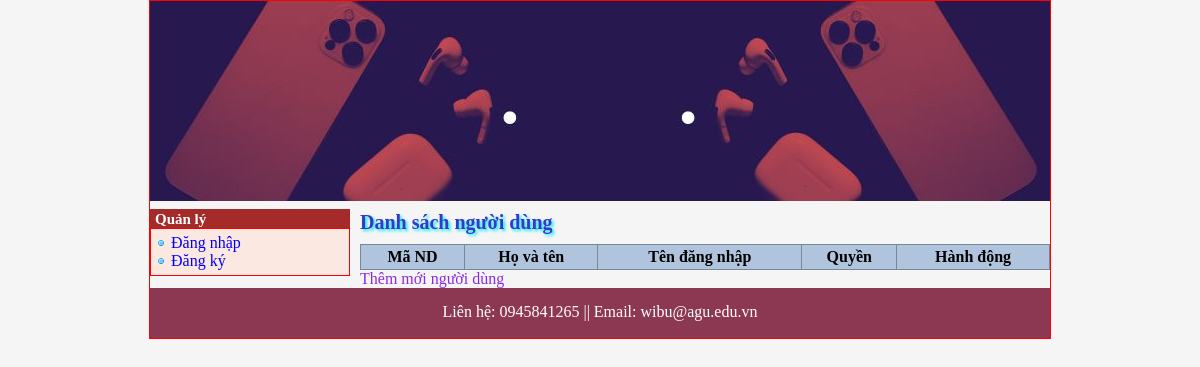
/Admin/index.php?do=nguoidung, run on an earlier commit of the app's database.
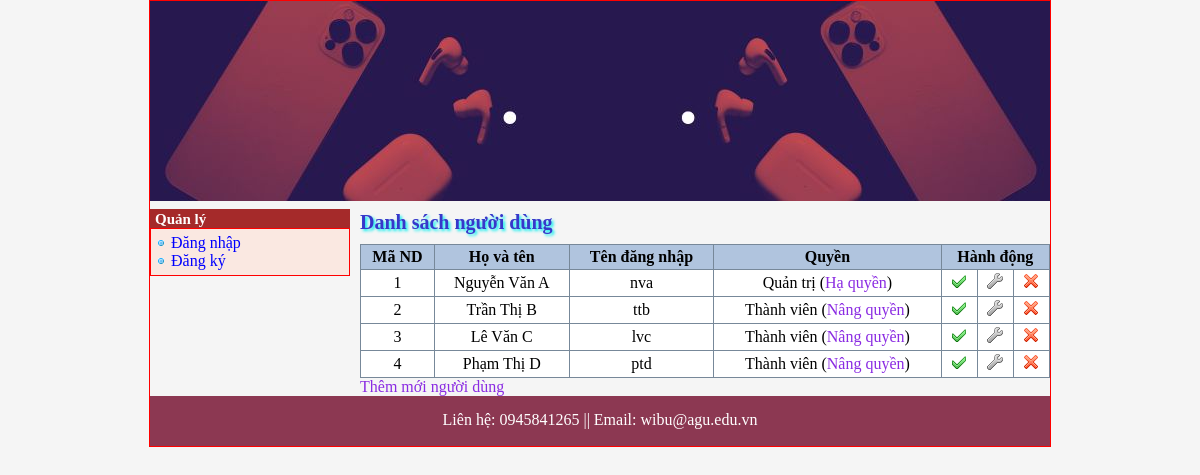
And on a later commit of the database.
### tables this page shows
CREATE TABLE `tbl_nguoidung` (
  `MaNguoiDung` int(10) NOT NULL AUTO_INCREMENT,
  `TenNguoiDung` varchar(50) NOT NULL,
  `TenDangNhap` varchar(50) NOT NULL,
  `MatKhau` varchar(100) NOT NULL,
  `QuyenHan` tinyint(1) NOT NULL,
  `Khoa` tinyint(1) NOT NULL,
   PRIMARY KEY (`MaNguoiDung`)
);

### Admin/nguoidung.php (the view, shortened to what this page needs)
<?php
	$sql = "SELECT * FROM `tbl_nguoidung` WHERE 1";
	$danhsach = $connect->query($sql);
?>
<h3>Danh sách người dùng</h3>
<table class="DanhSach">
	<tr>
		<th>Mã ND</th>
		<th>Họ và tên</th>
		<th>Tên đăng nhập</th>
		<th>Quyền</th>
		<th colspan="3">Hành động</th>
	</tr>
	<?php
		while ($dong = $danhsach->fetch_array(MYSQLI_ASSOC))
		{
			echo "<tr  bgcolor='#ffffff' onmouseover='this.style.background=\"#dee3e7\"' onmouseout='this.style.background=\"#ffffff\"'>";
				echo "<td align='center'>" . $dong["MaNguoiDung"] . "</td>";
				echo "<td align='center'>" . $dong["TenNguoiDung"] . "</td>";
				echo "<td align='center'>" . $dong["TenDangNhap"] . "</td>";
				echo "<td align='center'>";
					if($dong["QuyenHan"] == 1)
						echo "Quản trị (<a href='index.php?do=nguoidung_kichhoat&id=" . $dong["MaNguoiDung"] . "&quyen=2'>Hạ quyền</a>)";
					else
						echo "Thành viên (<a href='index.php?do=nguoidung_kichhoat&id=" . $dong["MaNguoiDung"] . "&quyen=1'>Nâng quyền</a>)";
				echo "</td>";
				echo "<td align='center'>";
					if($dong["Khoa"] == 0)
						echo "<a href='index.php?do=nguoidung_kichhoat&id=" . $dong["MaNguoiDung"] . "&khoa=1'><img src='images/active.png' /></a>";
					else
						echo "<a href='index.php?do=nguoidung_kichhoat&id=" . $dong["MaNguoiDung"] . "&khoa=0'><img src='images/ban.png' /></a>";
				echo "</td>";
				echo "<td align='center'><a href='index.php?do=nguoidung_sua&id=" . $dong["MaNguoiDung"] . "'><img src='images/edit.png' /></a></td>";
				echo "<td align='center'><a href='index.php?do=nguoidung_xoa&id=" . $dong["MaNguoiDung"] . "' onclick='return confirm(\"Bạn có muốn xóa người dùng " . $dong['TenNguoiDung'] . " không?\")'><img src='images/delete.png' /></a></td>";
			echo "</tr>";
		}
	?>
</table>
<a href="index.php?do=dangky">Thêm mới người dùng</a>

### Admin/index.php (shortened to what this page needs)
<!DOCTYPE html>
<html>
	<head>
		<link rel="stylesheet" type="text/css" href="css/style.css" />
	</head>
	<body>
		<div id="TrangWeb">
			<div id="PhanDau">
			</div>
			<div id="PhanGiua">
				<div id="BenTrai">
					<?php
					if(!isset($_SESSION['MaND']))
					{
						echo '<h3>Quản lý</h3>';
							echo '<ul>';
								echo '<li><a href="index.php?do=dangnhap">Đăng nhập</a></li>';
								echo '<li><a href="index.php?do=dangky">Đăng ký</a></li>';
							echo '</ul>';
					}
					?>
				</div>
				<div id="BenPhai">
					<?php
						$do = isset($_GET['do']) ? $_GET['do'] : "home";
						include $do . ".php";
					?>
				</div>
			</div>
			<div id="PhanCuoi">
				<div class="lienhe">Liên hệ: 0945841265 || Email: wibu@agu.edu.vn</div>
			</div>
		</div>
	</body>
</html>

### Admin/css/style.css (style rules this page uses)
body { margin: 0; background-color: whitesmoke; }
#TrangWeb { width: 900px; margin: 0 auto; border: 1px solid red; }
#PhanDau { width: 900px; height: 200px; background: url(../images/banner_dienthoai.jpg); color: cyan; font-size: 16px; font-weight:bold; text-align: right; background-size: auto; background-position: center; }
a { text-decoration: none; color: blueviolet; }
#PhanGiua { width: 900px; }
#BenTrai { width: 200px; float: left; }
#BenTrai h3 { font-size: 15px; padding: 2px 0 0 5px; margin-bottom: 0; margin-top: 8px; background-color: brown; color: #ffffff; }
#BenTrai ul { list-style-image: url(../images/li.gif); margin-left: 0; margin-top: 0; margin-bottom: 5px; padding-left: 20px; padding-top: 5px; padding-bottom: 5px; border: 1px solid red; background-color: #FAE8E1; }
#BenTrai ul li a { text-decoration: none; color: #0000ff; }
#BenPhai { width: 690px; float: right; }
#BenPhai h3 { font-size: 20px; padding: 2px 0 10px 0; color: rgb(55, 55, 202); font-family: Tahoma; margin-top: 8px; margin-bottom: 0; text-shadow: 2px 2px 3px rgb(7, 239, 239); }
#PhanCuoi { width: 900px; clear: both; height: 50px; background: #8C3852; }
.lienhe { text-align: center; vertical-align: middle; color: white; font-size: 16px; padding-top: 15px; }
table.DanhSach { width: 100%; border-collapse: collapse; background-color: white; }
table.DanhSach th { border: 1px solid #778899; padding: 3px 2px 3px 2px; background: #b0c4de; }
table.DanhSach td { border: 1px solid #778899; padding: 3px 2px 3px 2px; }

What changed in the data, as far as the page shows it:
added tbl_nguoidung: MaNguoiDung "1", TenNguoiDung "Nguyễn Văn A", TenDangNhap "nva", Khoa 0 (drawn)
added tbl_nguoidung: MaNguoiDung "2", TenNguoiDung "Trần Thị B", TenDangNhap "ttb", Khoa 0 (drawn)
added tbl_nguoidung: MaNguoiDung "3", TenNguoiDung "Lê Văn C", TenDangNhap "lvc", Khoa 0 (drawn)
added tbl_nguoidung: MaNguoiDung "4", TenNguoiDung "Phạm Thị D", TenDangNhap "ptd", Khoa 0 (drawn)
